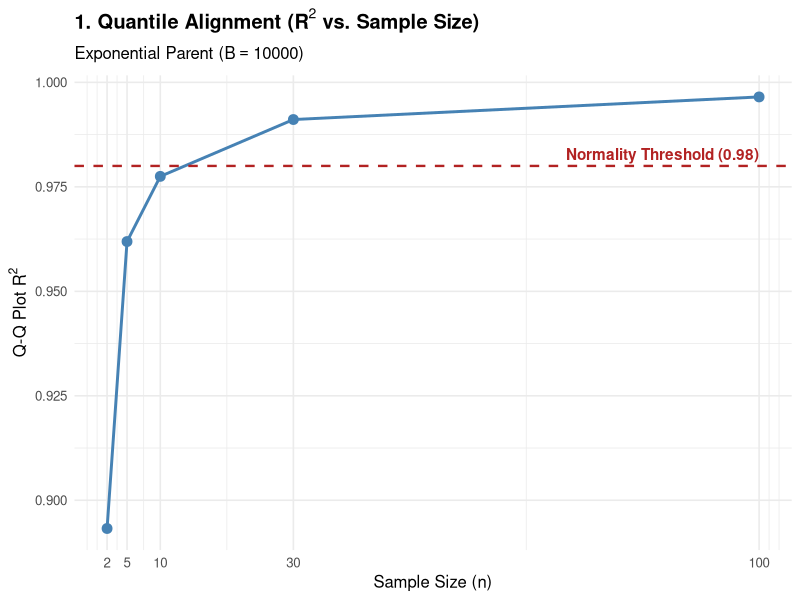
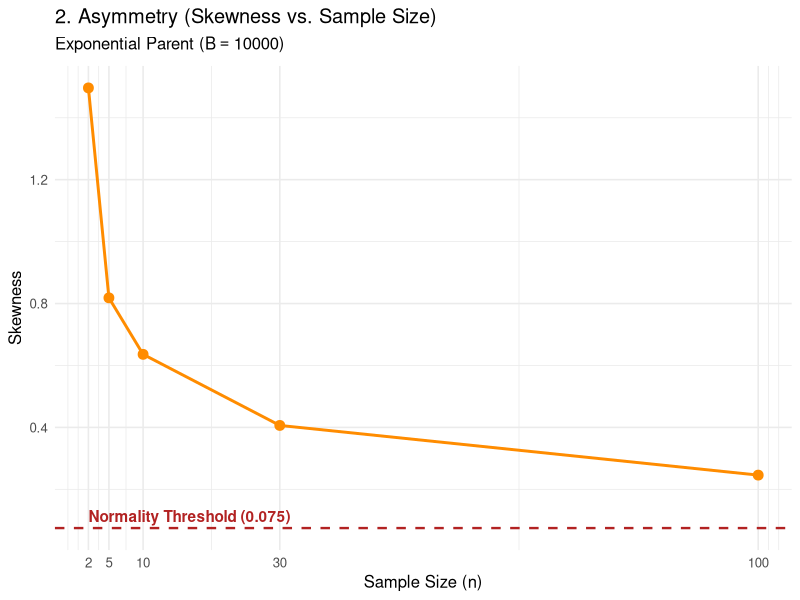
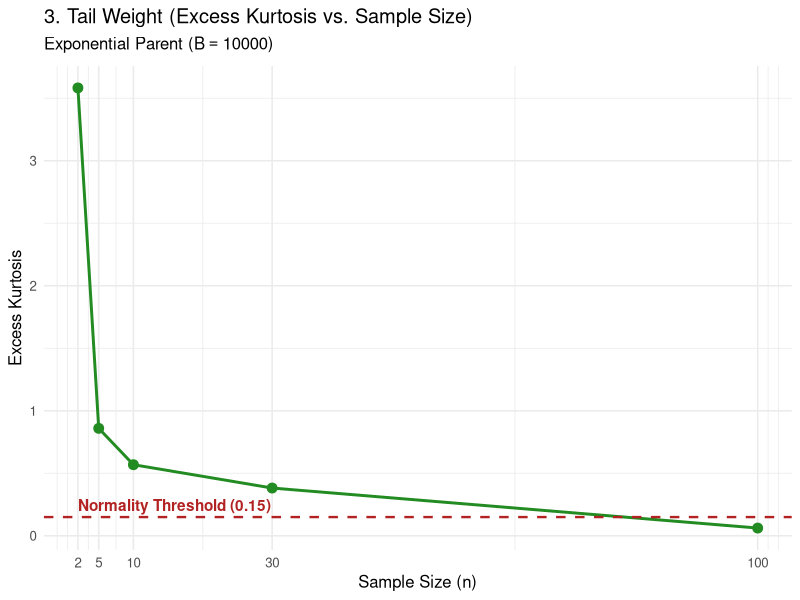
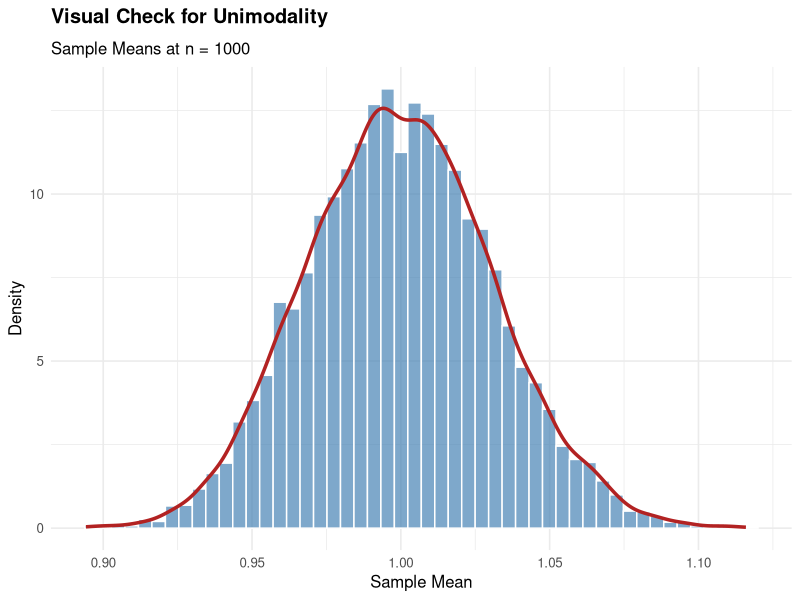
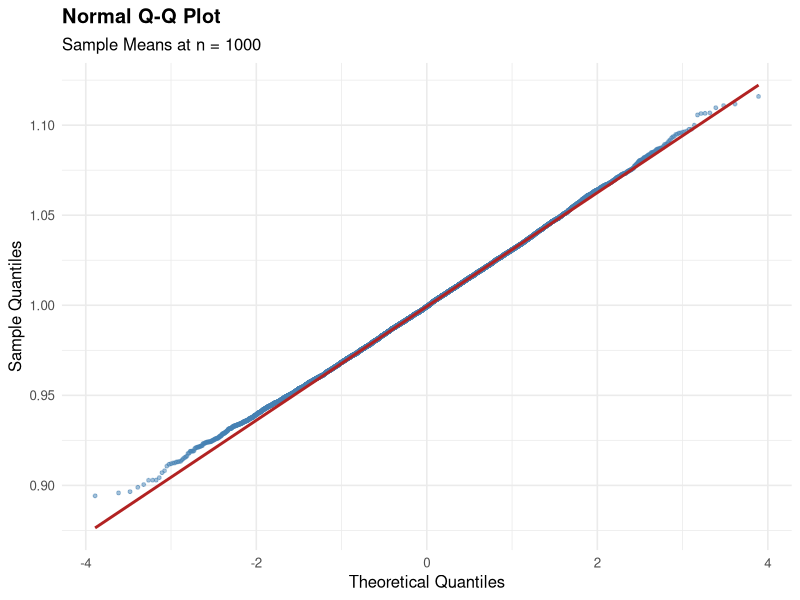

The R script that drew these images, in order:
## ---- chunk 1
library(ggplot2)

# 1. Set seed for reproducibility
set.seed(6418)

# 2. Simulation parameters
B <- 10000                            # Number of Monte Carlo repetitions
n_values <- c(2, 5, 10, 30, 100)         # Sample sizes to test

# 3. Initialize results data frame
results <- data.frame()

# 4. Run Monte Carlo loop
for (n in n_values) {
  
  # Draw B sample means from Exponential(rate = 1)
  sample_means <- replicate(B, mean(rexp(n, rate = 1)))
  
  # A. Calculate Q-Q Plot R-squared
  theo_quantiles <- qnorm(ppoints(B))
  sample_quantiles <- sort(sample_means)
  r2_val <- cor(theo_quantiles, sample_quantiles)^2
  
  # B. Calculate Sample Skewness (3rd standardized moment)
  m3 <- mean((sample_means - mean(sample_means))^3)
  s3 <- sd(sample_means)^3
  skew_val <- m3 / s3
  
  # C. Calculate Excess Kurtosis (4th standardized moment - 3)
  m4 <- mean((sample_means - mean(sample_means))^4)
  s4 <- sd(sample_means)^4
  kurt_val <- (m4 / s4) - 3
  
  # Append to results
  results <- rbind(results, data.frame( 
    n = n,
    R2 = r2_val,
    Skewness = skew_val,
    Excess_Kurtosis = kurt_val
  ))
}

# ==============================================================================
# Generate Plots with 3xSE Threshold Overlays
# ==============================================================================

# Graph 1: Q-Q Plot R^2 vs. Sample Size (Threshold = 0.98)
p1 <- ggplot(results, aes(x = n, y = R2)) +
  geom_line(color = "steelblue", linewidth = 1) +
  geom_point(color = "steelblue", size = 3) +
  geom_hline(yintercept = 0.98, linetype = "dashed", color = "firebrick", linewidth = 0.8) +
  annotate("text", x = max(n_values), y = 0.98, label = "Normality Threshold (0.98)", 
           vjust = -0.5, hjust = 1, color = "firebrick", fontface = "bold") +
  labs(
    title = expression(bold("1. Quantile Alignment (" * R^2 * " vs. Sample Size)")),
    subtitle = expression("Exponential Parent (" * B == 10000 * ")"),
    x = "Sample Size (n)",
    y = expression("Q-Q Plot " * R^2)
  ) +
  scale_x_continuous(breaks = n_values) +
  theme_minimal(base_size = 12)

# Graph 2: Skewness vs. Sample Size (Threshold = 0.075)
p2 <- ggplot(results, aes(x = n, y = Skewness)) +
  geom_line(color = "darkorange", linewidth = 1) +
  geom_point(color = "darkorange", size = 3) +
  geom_hline(yintercept = 0.075, linetype = "dashed", color = "firebrick", linewidth = 0.8) +
  annotate("text", x = min(n_values), y = 0.075, label = "Normality Threshold (0.075)", 
           vjust = -0.5, hjust = 0, color = "firebrick", fontface = "bold") +
  labs(
    title = "2. Asymmetry (Skewness vs. Sample Size)",
    subtitle = expression("Exponential Parent (" * B == 10000 * ")"),
    x = "Sample Size (n)",
    y = "Skewness"
  ) +
  scale_x_continuous(breaks = n_values) +
  theme_minimal(base_size = 12)

# Graph 3: Excess Kurtosis vs. Sample Size (Threshold = 0.15)
p3 <- ggplot(results, aes(x = n, y = Excess_Kurtosis)) +
  geom_line(color = "forestgreen", linewidth = 1) +
  geom_point(color = "forestgreen", size = 3) +
  geom_hline(yintercept = 0.15, linetype = "dashed", color = "firebrick", linewidth = 0.8) +
  annotate("text", x = min(n_values), y = 0.15, label = "Normality Threshold (0.15)", 
           vjust = -0.5, hjust = 0, color = "firebrick", fontface = "bold") +
  labs(
    title = "3. Tail Weight (Excess Kurtosis vs. Sample Size)",
    subtitle = expression("Exponential Parent (" * B == 10000 * ")"),
    x = "Sample Size (n)",
    y = "Excess Kurtosis"
  ) +
  scale_x_continuous(breaks = n_values) +
  theme_minimal(base_size = 12)

# Display plots
print(p1)
print(p2)
print(p3)
## ---- chunk 2
# ==============================================================================
# Refinement Simulation: Exponential Parent (Skewness Crossover - Coarse Search)
# ==============================================================================

library(ggplot2)

# 1. Set seed for reproducibility
set.seed(6418)

# 2. Simulation parameters
B <- 10000                            # Number of Monte Carlo repetitions
n_values <- seq(100, 1000, by = 100)  # Multiples of 100 between 100 and 1000

# 3. Initialize storage
results <- data.frame()
sim_data <- list()                    # List to store raw sample means vectors

# 4. Run Monte Carlo loop for Exponential(rate = 1)
for (n in n_values) {
  
  # Draw B sample means from Exponential(rate = 1)
  sample_means <- replicate(B, mean(rexp(n, rate = 1)))
  
  # Save raw sample means to sim_data for potential visual checks
  sim_data[[as.character(n)]] <- sample_means
  
  # Calculate Sample Absolute Skewness (3rd standardized moment)
  m3 <- mean((sample_means - mean(sample_means))^3)
  s3 <- sd(sample_means)^3
  skew_val <- abs(m3 / s3)
  
  # Append to results data frame
  results <- rbind(results, data.frame(
    n = n,
    Skewness = skew_val
  ))
}

# Print numerical summary table to console
print(results)

# ==============================================================================
# Generate Skewness Plot with 0.075 Threshold Overlay
# ==============================================================================

p_skewness_zoom <- ggplot(results, aes(x = n, y = Skewness)) +
  geom_line(color = "darkorange", linewidth = 1) +
  geom_point(color = "darkorange", size = 3) +
  geom_hline(yintercept = 0.075, linetype = "dashed", color = "firebrick", linewidth = 0.8) +
  annotate("text", x = max(n_values), y = 0.075, label = "Threshold (0.075)", 
           vjust = -0.5, hjust = 1, color = "firebrick", fontface = "bold") +
  labs(
    title = "Asymmetry (|Skewness| vs. Sample Size)",
    subtitle = "Exponential Parent — Coarse Search",
    x = "Sample Size (n)",
    y = "|Skewness|"
  ) +
  scale_x_continuous(breaks = n_values) +
  expand_limits(y = 0) +
  theme_minimal(base_size = 12)
## ---- chunk 3
# ==============================================================================
# Visual Validation Plots for Exponential Parent at n = 1000
# ==============================================================================

# Extract raw n = 1000 sample means from sim_data list
df_n1000 <- data.frame(sample_means = sim_data[["1000"]])

# Graph v1: Histogram + Density (Unimodality Check)
v1 <- ggplot(df_n1000, aes(x = sample_means)) +
  geom_histogram(
    aes(y = after_stat(density)), 
    bins = 50, 
    fill = "steelblue", 
    color = "white", 
    alpha = 0.7
  ) +
  geom_density(color = "firebrick", linewidth = 1.2) +
  labs(
    title = expression(bold("Visual Check for Unimodality")),
    subtitle = "Sample Means at n = 1000",
    x = "Sample Mean",
    y = "Density"
  ) +
  theme_minimal(base_size = 12)

# Graph v2: Normal Q-Q Plot for n = 1000
v2 <- ggplot(df_n1000, aes(sample = sample_means)) +
  stat_qq(color = "steelblue", alpha = 0.5, size = 1) +
  stat_qq_line(color = "firebrick", linewidth = 1) +
  labs(
    title = expression(bold("Normal Q-Q Plot")),
    subtitle = "Sample Means at n = 1000",
    x = "Theoretical Quantiles",
    y = "Sample Quantiles"
  ) +
  theme_minimal(base_size = 12)

# Display visual validation plots
print(v1)
print(v2)
